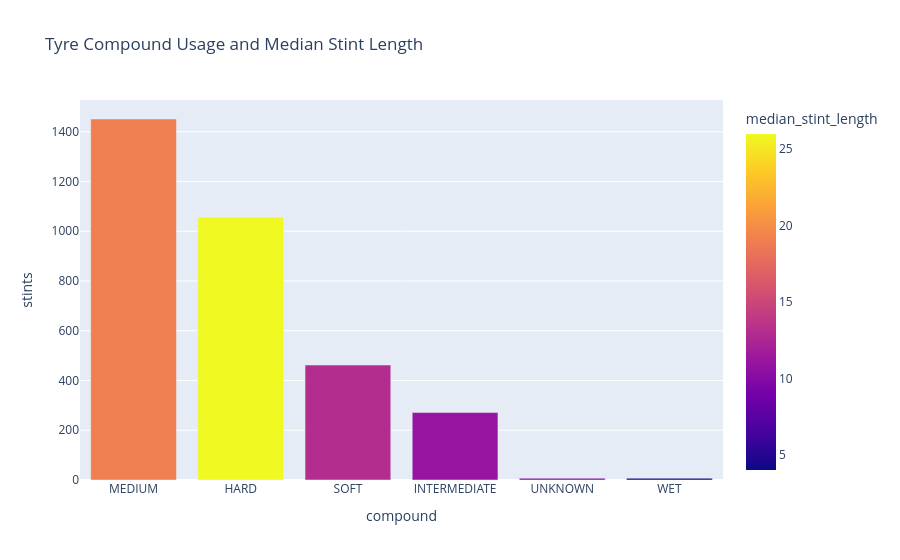

This figure's notebook cell:
### Markdown cell above
## 1. Stint Length and Compound Mix

Compound mix explains how teams trade pace against durability. Stint length by compound gives the first approximation of tyre life before modeling lap-level degradation.

### Code cell
stint_summary = stints.groupby("compound", as_index=False).agg(
    stints=("stint_number", "count"),
    avg_stint_length=("stint_length", "mean"),
    median_stint_length=("stint_length", "median"),
    p90_stint_length=("stint_length", lambda s: s.quantile(0.90)),
    avg_tyre_age_start=("tyre_age_at_start", "mean"),
).sort_values("stints", ascending=False)
stint_summary.to_csv(OUTPUT_TABLES / "compound_stint_summary.csv", index=False)
display(stint_summary)

fig = px.bar(
    stint_summary,
    x="compound",
    y="stints",
    color="median_stint_length",
    title="Tyre Compound Usage and Median Stint Length",
)
save_fig(fig, "compound_usage")

### Figure 1 — Plotly figure (JSON) as saved in the notebook; plotly's stock layout.template omitted (floating-point values rounded to 4 significant figures)
{"data": [{"hovertemplate": "compound=%{x}<br>stints=%{y}<br>median_stint_length=%{marker.color}<extra></extra>", "legendgroup": "", "marker": {"color": [19.0, 26.0, 13.0, 11.0, 10.0, 4.0], "coloraxis": "coloraxis", "pattern": {"shape": ""}}, "name": "", "orientation": "v", "showlegend": false, "textposition": "auto", "type": "bar", "x": ["MEDIUM", "HARD", "SOFT", "INTERMEDIATE", "UNKNOWN", "WET"], "xaxis": "x", "y": [1451, 1056, 462, 271, 7, 7], "yaxis": "y"}], "layout": {"barmode": "relative", "coloraxis": {"colorbar": {"title": {"text": "median_stint_length"}}, "colorscale": [[0.0, "#0d0887"], [0.1111, "#46039f"], [0.2222, "#7201a8"], [0.3333, "#9c179e"], [0.4444, "#bd3786"], [0.5556, "#d8576b"], [0.6667, "#ed7953"], [0.7778, "#fb9f3a"], [0.8889, "#fdca26"], [1.0, "#f0f921"]]}, "legend": {"tracegroupgap": 0}, "title": {"text": "Tyre Compound Usage and Median Stint Length"}, "xaxis": {"anchor": "y", "domain": [0.0, 1.0], "title": {"text": "compound"}}, "yaxis": {"anchor": "x", "domain": [0.0, 1.0], "title": {"text": "stints"}}}}
